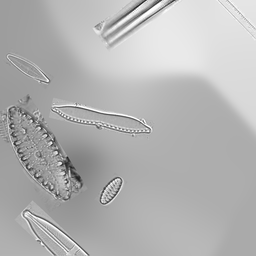
#> input picture artifical_dataset/test01.png, 256 x 256 px, shrunk from 1000 x 1000 before the run, given as the content of the folder ./data/ra, which was not available
$ python main.py
#> lines starting #> are read from the running program, lines starting #| are printed output that depends on the picture; pictures that were not available may be replaced by others from this repository, and a replacement may not be noted
# %%
import cv2
import imutils #pip install imutils
import numpy as np
# import cupy as np
import random

from os import listdir
from os.path import isfile, join
DATASET_PATH = "./data/ra"

# from sklearn.neighbors import KDTree

random.seed(19)
def showImg(img, scale=1):
    cv2.namedWindow('image',cv2.WINDOW_NORMAL)
    cv2.resizeWindow('image', scale*img.shape[1], scale*img.shape[0])
    cv2.imshow('image',img)
    k = cv2.waitKey(0)
    print("DEBUG: waitKey returned:", chr(k))
    cv2.destroyAllWindows()

# %% LOADING n RANDOM images
images = [f for f in listdir(DATASET_PATH) if isfile(join(DATASET_PATH, f))]
n = random.randint(9,12)
tmp_images = []
mean_brightness = 0
for i in range(n):
    # CHOOSING RANDOM IMAGE
    img_path = random.choice(images)
    while(len(img_path.split('.'))<2 or img_path.split('.')[1]!='png'):
        img_path = random.choice(images)
    # LOADING THE IMAGE
    img_path = join(DATASET_PATH, img_path)
    img = cv2.imread(img_path)
#> img is the input picture: shape (256, 256, 3); min 27, max 255, mean 178.9
    img = cv2.cvtColor(img, cv2.COLOR_BGR2GRAY)
#> img: shape (256, 256)
    mean_brightness += np.mean(img)
#> mean_brightness = 178.9
    tmp_images.append(img)
mean_brightness /= len(tmp_images)

# %% NORMALIZING BRIGHTNESS
# for img in tmp_images:
#     # showImg(img)
#     img += (mean_brightness-np.mean(img)).astype(np.uint8)
#     img[img>254] = 254
#     # showImg(img)

# %%
size_px = 1000
art_img = (np.ones((size_px, size_px))*mean_brightness).astype(np.uint8)
#> art_img: shape (1000, 1000); every value is 178
global_patch = np.zeros_like(art_img)
global_patch_mask = np.zeros_like(art_img)
for img in tmp_images:
    mask = np.ones_like(img)*255
    # ROTATING
    angle = random.randint(0,360)
    rotated = imutils.rotate_bound(img, angle)
    rotated_mask = imutils.rotate_bound(mask, angle)
    #PLACING THE IMAGE WITHOUT OVERLAPPING
    overlap_test = 1
    while overlap_test != 0:
        # TRANSLATING
        px, py = int(rotated.shape[0]/2), int(rotated.shape[1]/2)
        x, y = random.randint(0,size_px-1), random.randint(0,size_px-1)
        xmin, xmax, ymin, ymax = x-px, x+px, y-py, y+py
        dxmin, dxmax = (0, -xmin)[xmin<0], (0, size_px-1-xmax)[xmax>size_px-1]
        dymin, dymax = (0, -ymin)[ymin<0], (0, size_px-1-ymax)[ymax>size_px-1]
        # PLACING ON TEMPORARY PATCH/MASL
        patch = np.zeros_like(art_img)
        patch_mask = np.zeros_like(art_img)
        patch[xmin+dxmin:xmax+dxmax, ymin+dymin:ymax+dymax] = rotated[dxmin:2*px+dxmax, dymin:2*py+dymax]
        patch_mask[xmin+dxmin:xmax+dxmax, ymin+dymin:ymax+dymax] = rotated_mask[dxmin:2*px+dxmax, dymin:2*py+dymax]
        # Testing if there is overlapping by comparing to global mask
        print(np.nonzero(np.logical_and(patch_mask, global_patch_mask)))
        overlap_test = len(np.nonzero(np.logical_and(patch_mask, global_patch_mask))[0])
    # (erosion to get rid of black edges)
    kernel_size = 3
    kernel = np.ones((kernel_size,kernel_size),np.uint8)
    patch_mask = cv2.erode(patch_mask,kernel,iterations = 1)
    # filling global patches
    cv2.copyTo(patch, patch_mask, global_patch)
    cv2.copyTo(patch_mask, patch_mask, global_patch_mask)
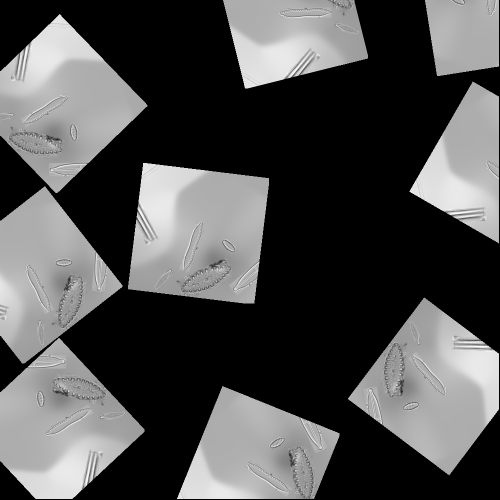
#> global_patch: shape (1000, 1000) (shown at 1/2 size); min 0, max 255, mean 78.5
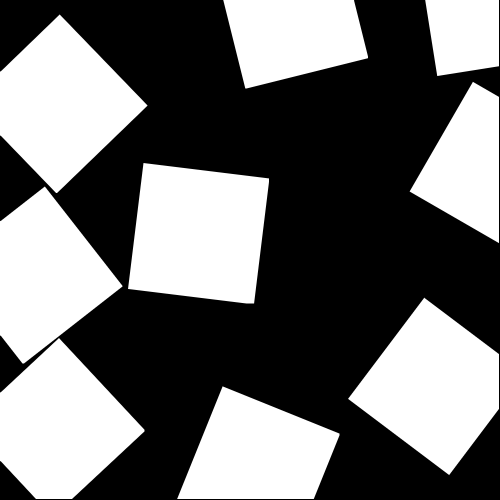
#> global_patch_mask: shape (1000, 1000) (shown at 1/2 size); min 0, max 255, mean 111.2
#> mask: shape (256, 256); every value is 255
#CREATING FINAL IMAGE
cv2.copyTo(global_patch, global_patch_mask, art_img)
showImg(art_img)
#> (key Esc is pressed here)
showImg(np.hstack([global_patch, global_patch_mask]))
#> call 2 of showImg, with scale = 1
#> in showImg (call 2), `cv2.imshow('image',img)`:
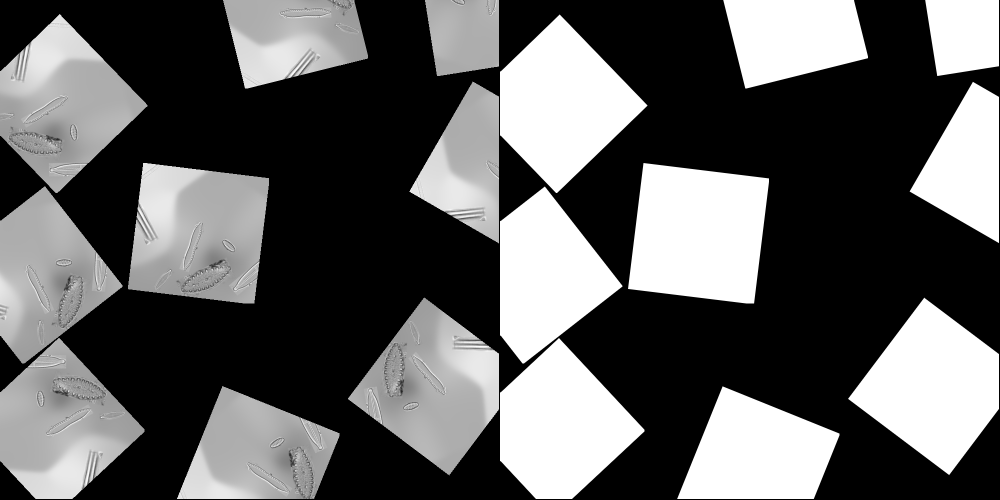
#> window 'image': shape (1000, 2000) (shown at 1/2 size); min 0, max 255, mean 94.8
#> (key Enter is pressed here)

# %% TEST 03 - INFLUENCE MAP
sigma = 10e3
final_img = global_patch.copy()
showImg(final_img)
acc, accw = np.zeros_like(final_img).astype(np.float64), np.zeros_like(final_img).astype(np.float64)
#> acc: shape (1000, 1000) float64; every value is 0
# Finding contours
kernel_size = 5
kernel = np.ones((kernel_size,kernel_size),np.uint8)
mask_tmp = cv2.erode(global_patch_mask,kernel,iterations = 0)
conts, h = cv2.findContours(mask_tmp, cv2.RETR_EXTERNAL, cv2.CHAIN_APPROX_SIMPLE)
# Getting indices
indices = np.indices(final_img.shape)
xMap = indices[0]
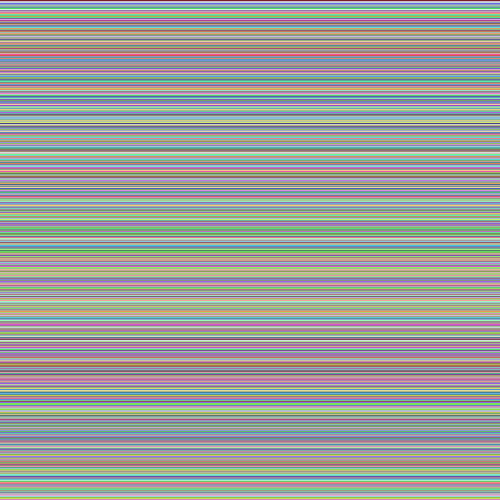
#> xMap: shape (1000, 1000) int64 (shown at 1/2 size); 1000 distinct labels, from 0 to 999; one colour per label, 0 black
yMap = indices[1]
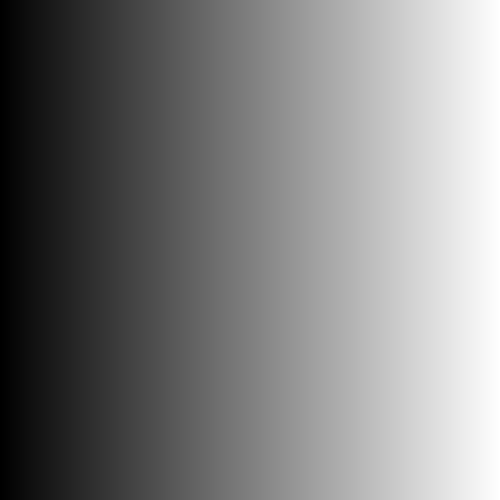
#> yMap: shape (1000, 1000) int64 (shown at 1/2 size); min 0, max 999, mean 499.5; drawn with min black and max white
# Looping
i = 0
known = np.concatenate(conts)
for kp in known:
    # Counter
    if i%100==0:
        print(i, "/", len(known))
    i += 1
    # Init
    xkp, ykp = kp[0][1], kp[0][0]
    val = final_img[xkp, ykp]
    # FILLING
    d2 = np.square(xMap - xkp) + np.square(yMap - ykp)
#> (the run stopped early here; a loop or call above may not have finished)
